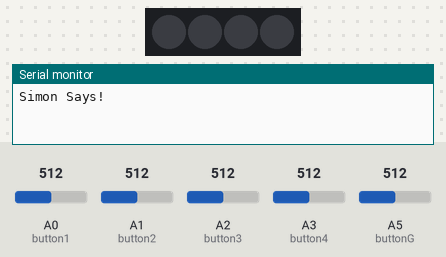
A sketch run on a simulated Arduino Uno, built with avr-gcc and run on an emulated ATmega328P. Shown: 4 RGB LEDs in strip order, left to right, the last lines printed to the serial monitor. The inputs (shaded band) are chosen by the test bench; at power-on: A0 (button1) = 512, A1 (button2) = 512, A2 (button3) = 512, A3 (button4) = 512, A5 (buttonG) = 512.

Above: at 0.1 s.
At 1.7 s:
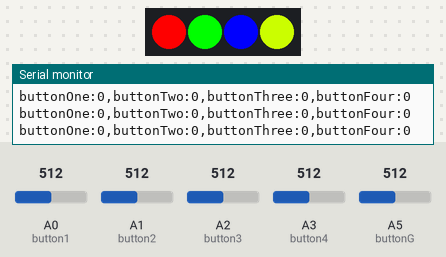
1.8 s: A0 (button1) set to 486
4.8 s: A1 (button2) set to 531
7.8 s: A1 (button2) set to 30
At 8.9 s:
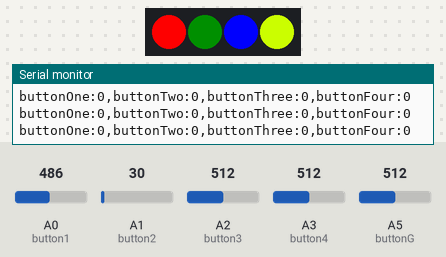
9.3 s: A2 (button3) set to 492
Timing chart, 0 to 12.3 s (numbered marks = the images above; inputs shaded):
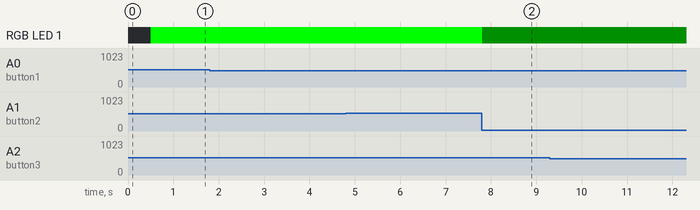

The sketch:

button_test.ino
```cpp
#include <Adafruit_NeoPixel.h>

#define LED_PIN_1      2


//timing for time stays lit for simon says
//timings for time in between
//timeing for user clicks


// How many NeoPixels are attached to the Arduino?
#define LED_COUNT    4


Adafruit_NeoPixel strip_1(LED_COUNT, LED_PIN_1, NEO_GRB + NEO_KHZ800);

int button1 = A0;
int button2 = A1;
int button3 = A2;
int button4 = A3;
int buttonG = A5;

int button1LastValue = 0;
int button2LastValue = 0;
int button3LastValue = 0;
int button4LastValue = 0;

int delta_threshold = 500;

void setup() {
  Serial.begin(9600);
  Serial.println("Simon Says!");
  pinMode(button1, INPUT);
  pinMode(button2, INPUT);
  pinMode(button3, INPUT);
  pinMode(button4, INPUT);
  strip_1.begin();
  strip_1.clear();
  strip_1.show();
  delay(500);
  strip_1.setPixelColor(0,15,0,0);
  strip_1.setPixelColor(1,0,15,0);
  strip_1.setPixelColor(2,0,0,15);
  strip_1.setPixelColor(3,15,15,0);
  strip_1.show();
}


/*
 a instantaneous change is how
 check for instantaeous change for adding to user input array
 check for long change for led change visual
*/

void loop() {
  int testB1 = analogRead(button1);
  int B1Delta = button1LastValue - testB1;
  button1LastValue = testB1;
  if (B1Delta < -delta_threshold) {
    strip_1.setPixelColor(0,250,0,0);

  } else if (B1Delta > delta_threshold) {
    strip_1.setPixelColor(0,15,0,0);

  }
  analogRead(buttonG);
  Serial.print("buttonOne:");
  Serial.print(B1Delta);
  Serial.print(",");


  int testB2 = analogRead(button2);
  int B2Delta = button2LastValue - testB2;
  button2LastValue = testB2;
  if (B2Delta < -delta_threshold) {
    strip_1.setPixelColor(1,0,250,0);

  } else if (B2Delta > delta_threshold) {
    strip_1.setPixelColor(1,0,15,0);
  }
  analogRead(buttonG);

  Serial.print("buttonTwo:");
  Serial.print(B2Delta);
  Serial.print(",");


  int testB3 = analogRead(button3);
  int B3Delta = button3LastValue - testB3;
  button3LastValue = testB3;
  if (B3Delta < -delta_threshold) {
    strip_1.setPixelColor(2,0,0,250);

  } else if (B3Delta > delta_threshold) {
    strip_1.setPixelColor(2,0,0,15);
  }
  analogRead(buttonG);

  Serial.print("buttonThree:");
  Serial.print(B3Delta);
  Serial.print(",");


  int testB4 = analogRead(button4);
  int B4Delta = button4LastValue - testB4;
  button4LastValue = testB4;
  if (B4Delta < -delta_threshold) {
    strip_1.setPixelColor(3,200,250,0);

  } else if (B4Delta > delta_threshold) {
    strip_1.setPixelColor(3,15,15,0);
  }
  analogRead(buttonG);

  Serial.print("buttonFour:");
  Serial.print(B4Delta);
  Serial.println("");

  strip_1.show();

  delay(50);
}
```

Measured:
- after the input at 7.8 s, RGB LED 1: RGB(0, 250, 0) → RGB(0, 15, 0) at once
